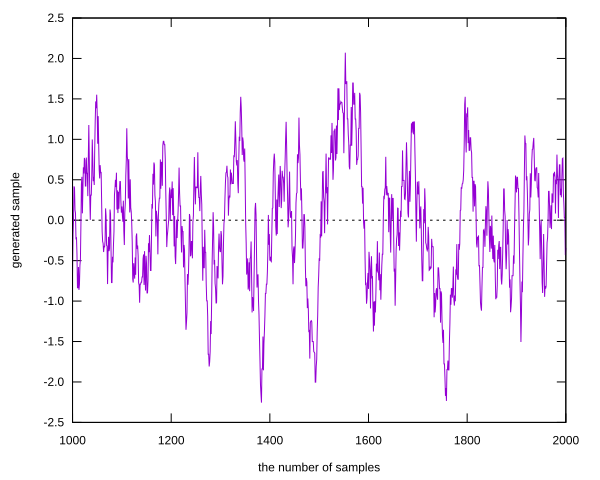

Write the gnuplot code that produced this figure.
#!/usr/bin/gnuplot -persist
#
#    
#    	G N U P L O T
#    	Version 5.4 patchlevel 2    last modified 2021-06-01 
#    
#    	Copyright (C) 1986-1993, 1998, 2004, 2007-2021
#    	Thomas Williams, Colin Kelley and many others
#    
#    	gnuplot home:     http://www.gnuplot.info
#    	faq, bugs, etc:   type "help FAQ"
#    	immediate help:   type "help"  (plot window: hit 'h')

reset session

set terminal svg size 600,480 fixed enhanced font 'Arial,12' standalone butt dashlength 1.0 
set output  "fig_04_05.svg"

unset clip points
set clip one
unset clip two
unset clip radial
set errorbars front 1.000000 
set border 31 front lt black linewidth 1.000 dashtype solid
set zdata 
set ydata 
set xdata 
set y2data 
set x2data 
set boxwidth
set boxdepth 0
set style fill  empty border
set style rectangle back fc  bgnd fillstyle   solid 1.00 border lt -1
set style circle radius graph 0.02 
set style ellipse size graph 0.05, 0.03 angle 0 units xy
set dummy x, y
set format x "% h" 
set format y "% .1f" 
set format x2 "% h" 
set format y2 "% h" 
set format z "% h" 
set format cb "% h" 
set format r "% h" 
set ttics format "% h"
set timefmt "%d/%m/%y,%H:%M"
set angles radians
set tics back
unset grid
unset raxis
set theta counterclockwise right
set style parallel front  lt black linewidth 2.000 dashtype solid
set key notitle
set key fixed right top vertical Right noreverse enhanced autotitle nobox
set key noinvert samplen 4 spacing 1 width 0 height 0 
set key maxcolumns 0 maxrows 0
set key noopaque
unset label
unset arrow
unset style line
unset style arrow
set style histogram clustered gap 2 title textcolor lt -1
unset object
unset walls
set style textbox  transparent margins  1.0,  1.0 border  lt -1 linewidth  1.0
set offsets 0, 0, 0, 0
set pointsize 1
set pointintervalbox 1
set encoding default
unset polar
unset parametric
unset spiderplot
unset decimalsign
unset micro
unset minussign
set view 60, 30, 1, 1
set view azimuth 0
set rgbmax 255
set samples 100, 100
set isosamples 10, 10
set surface 
unset contour
set cntrlabel  format '%8.3g' font '' start 5 interval 20
set mapping cartesian
set datafile separator whitespace
set datafile nocolumnheaders
unset hidden3d
set cntrparam order 4
set cntrparam linear
set cntrparam levels 5
set cntrparam levels auto
set cntrparam firstlinetype 0 unsorted
set cntrparam points 5
set size ratio 0 1,1
set origin 0,0
set style data points
set style function lines
set xzeroaxis lt black linewidth 1.000 dashtype 2
unset yzeroaxis
unset zzeroaxis
unset x2zeroaxis
unset y2zeroaxis
set xyplane relative 0.5
set tics scale  1, 0.5, 1, 1, 1
set mxtics default
set mytics default
set mztics default
set mx2tics default
set my2tics default
set mcbtics default
set mrtics default
set nomttics
set xtics border in scale 1,0.5 mirror norotate  autojustify
set xtics  norangelimit autofreq 
set ytics border in scale 1,0.5 mirror norotate  autojustify
set ytics  norangelimit autofreq 
set ztics border in scale 1,0.5 nomirror norotate  autojustify
set ztics  norangelimit autofreq 
unset x2tics
unset y2tics
set cbtics border in scale 1,0.5 mirror norotate  autojustify
set cbtics  norangelimit autofreq 
set rtics axis in scale 1,0.5 nomirror norotate  autojustify
set rtics  norangelimit autofreq 
unset ttics
set title "" 
set title  font "" textcolor lt -1 norotate
set timestamp bottom 
set timestamp "" 
set timestamp  font "" textcolor lt -1 norotate
set trange [ * : * ] noreverse nowriteback
set urange [ * : * ] noreverse nowriteback
set vrange [ * : * ] noreverse nowriteback
set xlabel "the number of samples" 
set xlabel  font "" textcolor lt -1 norotate
set x2label "" 
set x2label  font "" textcolor lt -1 norotate
set xrange [ * : * ] noreverse writeback
set x2range [ * : * ] noreverse writeback
set ylabel "generated sample" 
set ylabel  font "" textcolor lt -1 rotate
set y2label "" 
set y2label  font "" textcolor lt -1 rotate
set yrange [ * : * ] noreverse writeback
set y2range [ * : * ] noreverse writeback
set zlabel "" 
set zlabel  font "" textcolor lt -1 norotate
set zrange [ * : * ] noreverse writeback
set cblabel "" 
set cblabel  font "" textcolor lt -1 rotate
set cbrange [ * : * ] noreverse writeback
set rlabel "" 
set rlabel  font "" textcolor lt -1 norotate
set rrange [ * : * ] noreverse writeback
unset logscale
unset jitter
set zero 1e-08
set lmargin  -1
set bmargin  -1
set rmargin  -1
set tmargin  -1
set locale "C.UTF-8"
set pm3d explicit at s
set pm3d scansautomatic
set pm3d interpolate 1,1 flush begin noftriangles noborder corners2color mean
set pm3d clip z 
set pm3d nolighting
set palette positive nops_allcF maxcolors 0 gamma 1.5 color model RGB 
set palette rgbformulae 7, 5, 15
set colorbox default
set colorbox vertical origin screen 0.9, 0.2 size screen 0.05, 0.6 front  noinvert bdefault
set style boxplot candles range  1.50 outliers pt 7 separation 1 labels auto unsorted
set loadpath 
set fontpath
set psdir
set fit brief errorvariables nocovariancevariables errorscaling prescale nowrap v5
GNUTERM = "qt"
I = {0.0, 1.0}
VoxelDistance = 0.0

plot 'samples.dat'            \
     binary format="%1double" \
     using 0:1                \
     every 1:1:1000:0:2000:0  \
     with lines               \
     notitle

set output

#    EOF
